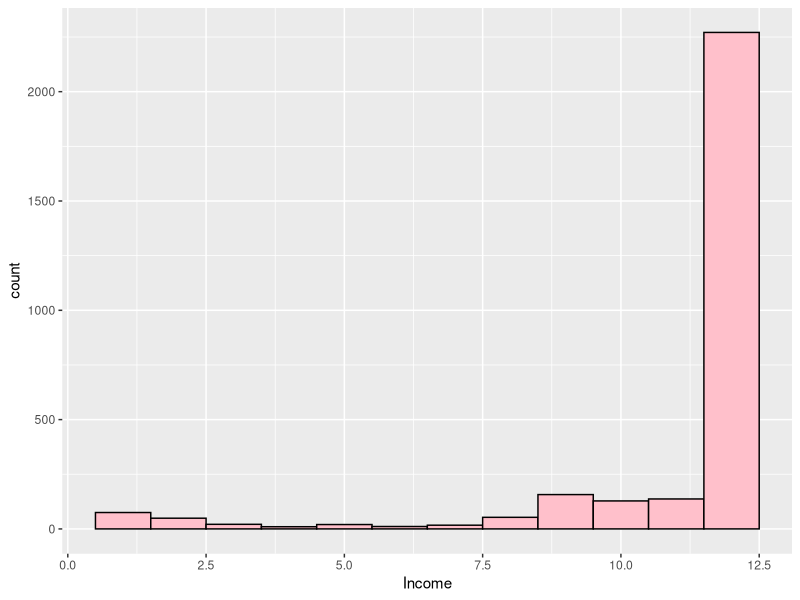
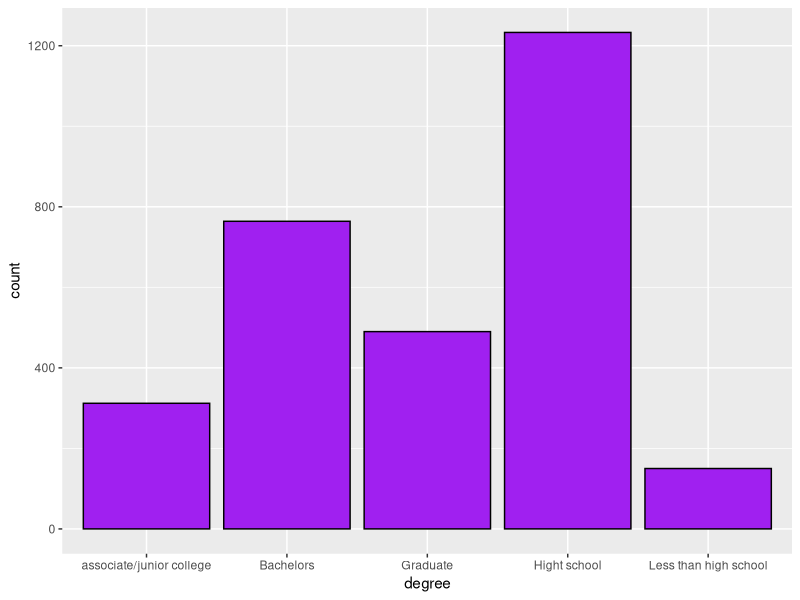
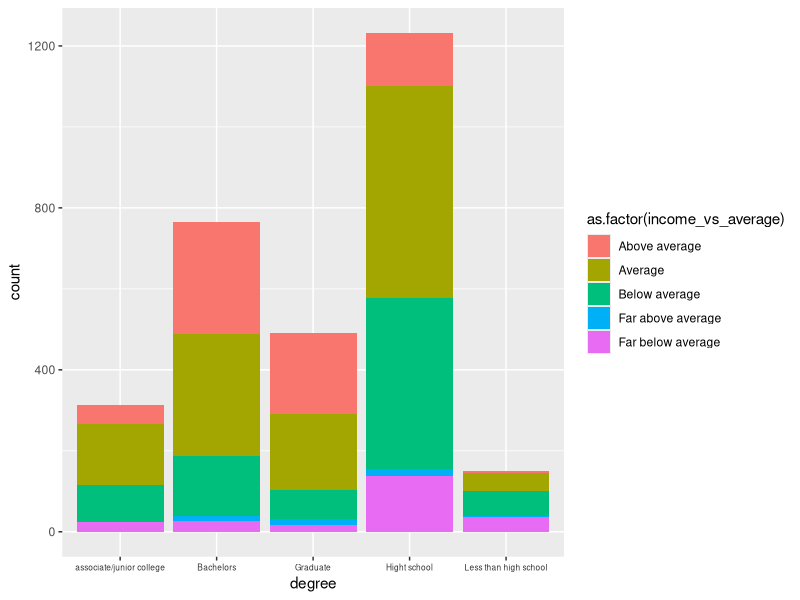
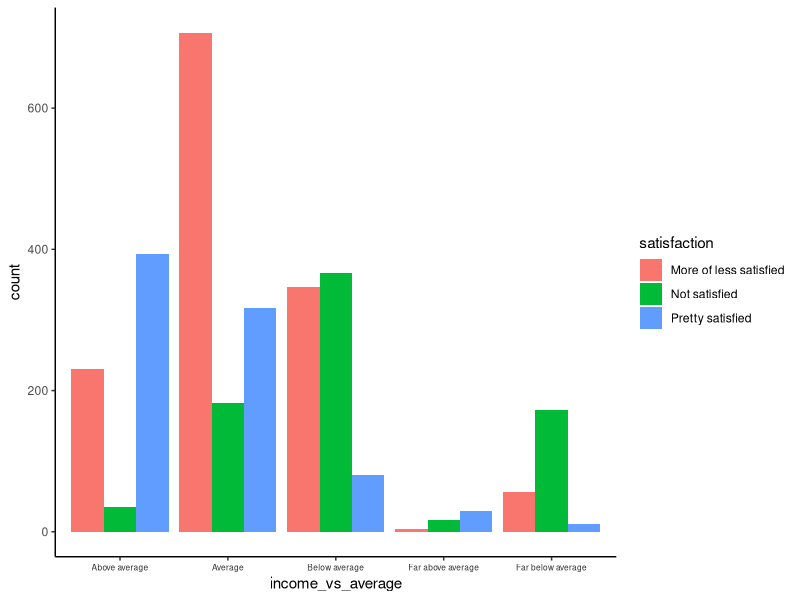
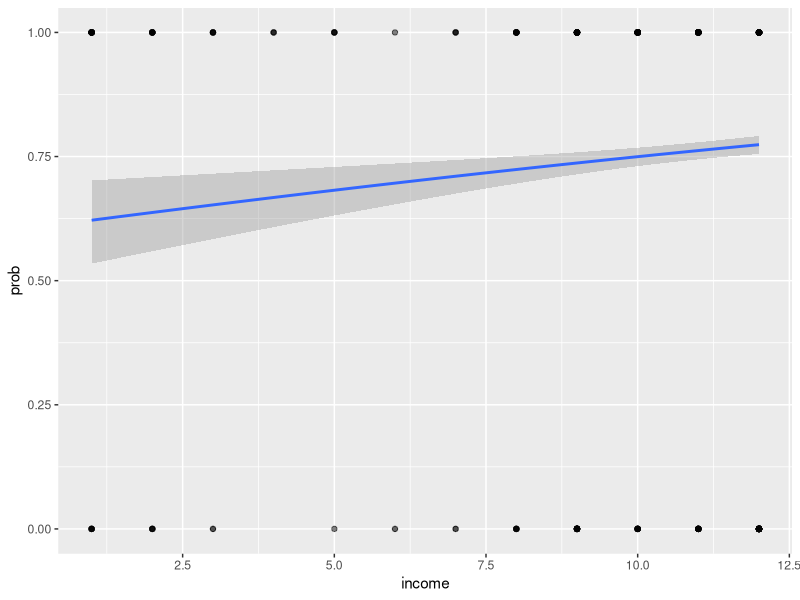

Recreate these plots in R, in order. (Note: this script raises an error after producing the figures.)
#### Preamble ####
# Purpose: Prepare and clean the data from U.S. 2021 GSS
# Author: Shengyi Dai, Suofeiya Guo 
# Data: 15 March 2022
# Contact: celina.dai@mail.utoronto.ca,sofia.guo@mail.utoronto.ca
# License: MIT
# Pre-requisites: 
# - Need to have downloaded the 2021 U.S. GSS data and saved it to inputs/data
# - Don't forget to gitignore it!
# - Change these to yours
# Any other information needed?


#### Workspace setup ####
# Use R Projects, not setwd().
library(tidyverse)
library(dplyr)
library(caret)
library(ggplot2)
# Read in the raw data. 
raw_data <- haven::read_dta("inputs/data/2021_stata/gss2021.dta")

####Prepare Data####
# Just keep some variables that may be of interest
names(raw_data)

reduced_data <- 
  raw_data %>% 
  select(sex, 
         age,
         degree,
         income,
         finrela,
         satfin,
         happy,
  )


rm(raw_data)


#### Recode Data ####

#Questions for sex:
# What is your sex when you born?
#Options are from the codebook "GSS 2021 Codebook R1b.pdf"
reduced_data <- 
  reduced_data %>% 
  
  mutate(sex = case_when(
    sex == 1 ~ "Male",
    sex == 2 ~ "Female",
  ))%>%
  #Questions for degree:
  # What is your degree?
  #Options are from the codebook "GSS 2021 Codebook R1b.pdf"
  mutate(degree = case_when(
    degree == 0 ~ "Less than high school",
    degree == 1 ~ "Hight school",
    degree == 2 ~ "associate/junior college",
    degree == 3 ~ "Bachelors",
    degree == 4 ~ "Graduate",
  ))%>%
  #Questions for happy:
  #Are you happy everyda?
  #Options are from the codebook "GSS 2021 Codebook R1b.pdf"
  mutate(happy = case_when(
    happy == 1 ~ "Very happy",
    happy == 2 ~ "Pretty happy",
    happy == 3 ~ "Not too happy",
  ))%>%
  
  #Questions for finrela:
  #Compare with American families in general, are you family' income above average, average, or below average?
  #Options are from the codebook "GSS 2021 Codebook R1b.pdf"
  mutate(finrela = case_when(
    finrela == 1 ~ "Far below average",
    finrela == 2 ~ "Below average",
    finrela == 3 ~ "Average",
    finrela == 4 ~ "Above average",
    finrela == 5 ~ "Far above average"
  ))%>%
  #Questions for satfin:
  #Are you satisfied with your income?
  #Options are from the codebook "GSS 2021 Codebook R1b.pdf"
  mutate(satfin = case_when(
    satfin == 1 ~ "Pretty satisfied",
    satfin == 2 ~ "More of less satisfied",
    satfin == 3 ~ "Not satisfied",
  ))%>%
  filter(!is.na(sex), !is.na(degree), !is.na(age), !is.na(income), !is.na(happy),
         !is.na(finrela), !is.na(satfin))%>%
  filter(age >= 18)%>%
  filter(income < 13)%>%
  rename(income_vs_average = finrela,
         satisfaction = satfin)
#### Some relationship between variables ####
#count of income
reduced_data%>%
  ggplot(aes(x=income))+
  geom_histogram(bins=12, color="black", fill="pink")+
  labs(x="Income")
#count of degree
reduced_data%>%
  ggplot(aes(x=degree))+
  geom_bar(color="black", fill="purple")+
  labs(x="degree")
#degree with income filled vs. happiness
reduced_data%>%
  ggplot(aes(x=degree,fill=as.factor(income_vs_average)))+
  geom_bar(binwidth = 0.15)+
  theme(axis.text.x = element_text(color = "grey20", size= 6))
#Income vs. average with satisfaction filled in
reduced_data%>%
  ggplot(aes(fill=satisfaction, x=income_vs_average)) + 
  geom_bar(position = "dodge")+theme_classic()+
  theme(axis.text.x = element_text(color = "grey20", size= 6))

#### Model ####
reduced_new <- reduced_data%>%
  mutate(happy = case_when(
    happy == "Not too happy" ~ "Not too happy",
    happy == "Pretty happy" ~ "Happy",
    happy == "Very happy" ~ "Happy"
  ))
set.seed(1000)
training.samples <- reduced_new$happy %>%
  createDataPartition(p=0.8, list=FALSE)
train.data <- reduced_new[training.samples,]
test.data <- reduced_new[-training.samples,]
model <- glm(as.factor(happy) ~ income, data = train.data, family = binomial)
summary(model)
prob <- model%>%
  predict(test.data, type="response")
predict.classes <- ifelse(prob > 0.5, "Happy", "Not too happy")
mean(predict.classes == test.data$happy)
train.data %>%
  mutate(prob = ifelse(happy == "Happy", 1, 0))%>%
  ggplot(aes(income, prob))+
  geom_point(alpha=0.2)+
  geom_smooth(method = "glm", method.args = list(family = "binomial"))

#### Save ####
write.csv(reduced_data, "outputs/data/cleaned_gss.csv")
